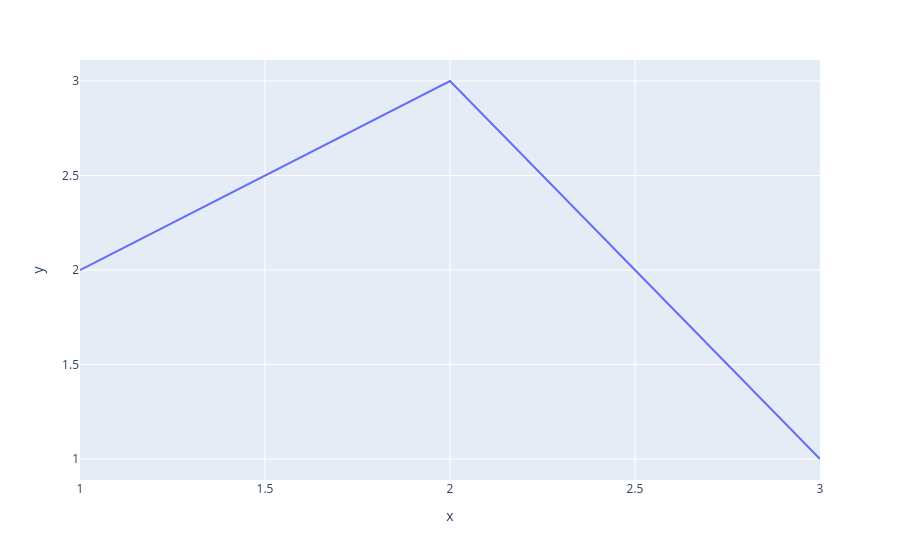

The notebook cell saved with this chart:
### Code cell
import plotly.express as px
px.line(x=[1,2,3],y=[2,3,1])

### Figure 1 — Plotly figure (JSON) as saved in the notebook; plotly's stock layout.template omitted (floating-point values rounded to 4 significant figures)
{"data": [{"hovertemplate": "x=%{x}<br>y=%{y}<extra></extra>", "legendgroup": "", "line": {"color": "#636efa", "dash": "solid"}, "marker": {"symbol": "circle"}, "mode": "lines", "name": "", "orientation": "v", "showlegend": false, "type": "scatter", "x": [1, 2, 3], "xaxis": "x", "y": [2, 3, 1], "yaxis": "y"}], "layout": {"legend": {"tracegroupgap": 0}, "margin": {"t": 60}, "xaxis": {"anchor": "y", "domain": [0, 1], "title": {"text": "x"}}, "yaxis": {"anchor": "x", "domain": [0, 1], "title": {"text": "y"}}}}
